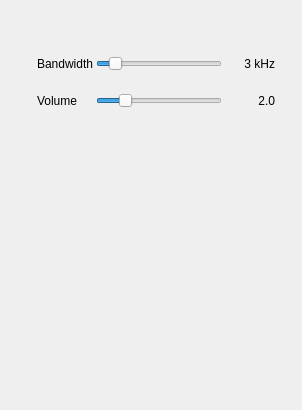
<?xml version="1.0" encoding="UTF-8"?>
<ui version="4.0">
 <class>USBDemodGUI</class>
 <widget class="RollupWidget" name="USBDemodGUI">
  <property name="geometry">
   <rect>
    <x>0</x>
    <y>0</y>
    <width>302</width>
    <height>410</height>
   </rect>
  </property>
  <property name="windowTitle">
   <string>USB Demodulator</string>
  </property>
  <widget class="QWidget" name="settingsContainer" native="true">
   <property name="geometry">
    <rect>
     <x>35</x>
     <y>35</y>
     <width>242</width>
     <height>96</height>
    </rect>
   </property>
   <property name="windowTitle">
    <string>Settings</string>
   </property>
   <layout class="QGridLayout" name="gridLayout">
    <property name="margin">
     <number>2</number>
    </property>
    <property name="spacing">
     <number>3</number>
    </property>
    <item row="0" column="0">
     <widget class="QLabel" name="label">
      <property name="text">
       <string>Bandwidth</string>
      </property>
     </widget>
    </item>
    <item row="0" column="1">
     <widget class="QSlider" name="BW">
      <property name="minimum">
       <number>1</number>
      </property>
      <property name="maximum">
       <number>20</number>
      </property>
      <property name="pageStep">
       <number>1</number>
      </property>
      <property name="value">
       <number>3</number>
      </property>
      <property name="orientation">
       <enum>Qt::Horizontal</enum>
      </property>
     </widget>
    </item>
    <item row="0" column="2">
     <widget class="QLabel" name="BWText">
      <property name="minimumSize">
       <size>
        <width>50</width>
        <height>0</height>
       </size>
      </property>
      <property name="text">
       <string>3 kHz</string>
      </property>
      <property name="alignment">
       <set>Qt::AlignRight|Qt::AlignTrailing|Qt::AlignVCenter</set>
      </property>
     </widget>
    </item>
    <item row="1" column="0">
     <widget class="QLabel" name="label_2">
      <property name="text">
       <string>Volume</string>
      </property>
     </widget>
    </item>
    <item row="1" column="1">
     <widget class="QSlider" name="volume">
      <property name="maximum">
       <number>100</number>
      </property>
      <property name="value">
       <number>20</number>
      </property>
      <property name="orientation">
       <enum>Qt::Horizontal</enum>
      </property>
     </widget>
    </item>
    <item row="1" column="2">
     <widget class="QLabel" name="volumeText">
      <property name="minimumSize">
       <size>
        <width>50</width>
        <height>0</height>
       </size>
      </property>
      <property name="text">
       <string>2.0</string>
      </property>
      <property name="alignment">
       <set>Qt::AlignRight|Qt::AlignTrailing|Qt::AlignVCenter</set>
      </property>
     </widget>
    </item>
   </layout>
  </widget>
  <widget class="QWidget" name="spectrumContainer" native="true">
   <property name="geometry">
    <rect>
     <x>40</x>
     <y>140</y>
     <width>218</width>
     <height>184</height>
    </rect>
   </property>
   <property name="windowTitle">
    <string>Channel Spectrum</string>
   </property>
   <layout class="QVBoxLayout" name="verticalLayout">
    <property name="spacing">
     <number>2</number>
    </property>
    <property name="margin">
     <number>3</number>
    </property>
    <item>
     <widget class="GLSpectrum" name="glSpectrum" native="true">
      <property name="minimumSize">
       <size>
        <width>200</width>
        <height>150</height>
       </size>
      </property>
     </widget>
    </item>
    <item>
     <widget class="GLSpectrumGUI" name="spectrumGUI" native="true"/>
    </item>
   </layout>
  </widget>
 </widget>
 <customwidgets>
  <customwidget>
   <class>GLSpectrum</class>
   <extends>QWidget</extends>
   <header>gui/glspectrum.h</header>
   <container>1</container>
  </customwidget>
  <customwidget>
   <class>GLSpectrumGUI</class>
   <extends>QWidget</extends>
   <header>gui/glspectrumgui.h</header>
   <container>1</container>
  </customwidget>
  <customwidget>
   <class>RollupWidget</class>
   <extends>QWidget</extends>
   <header>gui/rollupwidget.h</header>
   <container>1</container>
  </customwidget>
 </customwidgets>
 <resources/>
 <connections/>
</ui>
